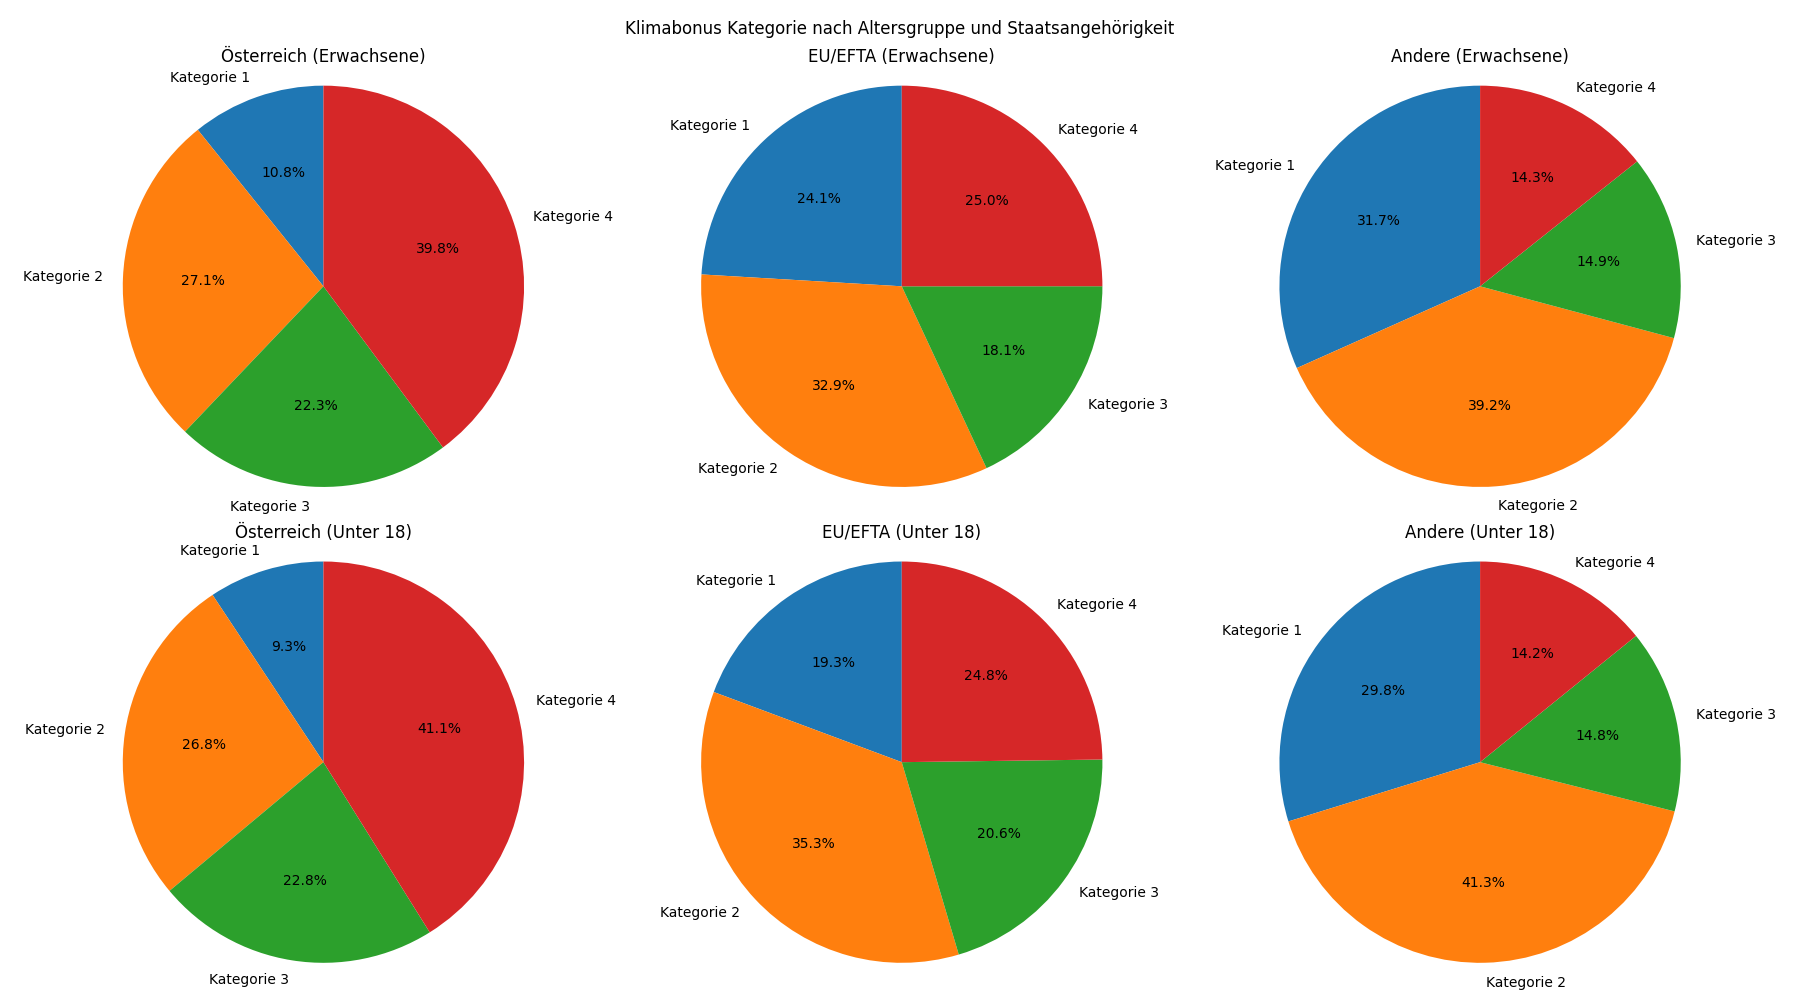

Python code for this plot:
import json
import matplotlib.pyplot as plt
import numpy as np

# Read the JSON data from the file
with open('merged_nationality_with_age.json', 'r', encoding='utf-8') as jsonfile:
    data = json.load(jsonfile)

# Initialize counters for each climate type and category
num_climates = 4  # There are 4 climate types
climate_labels = ['Kategorie 1', 'Kategorie 2', 'Kategorie 3', 'Kategorie 4']

austria_adult_counts = np.zeros(num_climates)
eu_efta_adult_counts = np.zeros(num_climates)
others_adult_counts = np.zeros(num_climates)

austria_underage_counts = np.zeros(num_climates)
eu_efta_underage_counts = np.zeros(num_climates)
others_underage_counts = np.zeros(num_climates)

# Iterate through the data and count the climate types for each category
for entry in data:
    climate_type = entry['climate_type'] - 1  # Climate types are 1-based
    
    austria_adult_counts[climate_type] += entry['austria_adult']
    eu_efta_adult_counts[climate_type] += entry['eu_efta_adult']
    others_adult_counts[climate_type] += entry['others_adult']
    
    austria_underage_counts[climate_type] += entry['austria_underage']
    eu_efta_underage_counts[climate_type] += entry['eu_efta_underage']
    others_underage_counts[climate_type] += entry['others_underage']

# Create pie charts for climate type distribution for each age and nationality combination
age_nationality_combinations = ['Österreich (Erwachsene)', 'EU/EFTA (Erwachsene)', 'Andere (Erwachsene)',
                                'Österreich (Unter 18)', 'EU/EFTA (Unter 18)', 'Andere (Unter 18)']

fig, axes = plt.subplots(2, 3, figsize=(18, 10))
fig.suptitle('Klimabonus Kategorie nach Altersgruppe und Staatsangehörigkeit')

# Plot pie charts for each combination
for i, ax in enumerate(axes.flat):
    counts = None
    title = age_nationality_combinations[i]

    if i == 0:
        counts = austria_adult_counts
    elif i == 1:
        counts = eu_efta_adult_counts
    elif i == 2:
        counts = others_adult_counts
    elif i == 3:
        counts = austria_underage_counts
    elif i == 4:
        counts = eu_efta_underage_counts
    elif i == 5:
        counts = others_underage_counts

    ax.pie(counts, labels=climate_labels, autopct='%1.1f%%', startangle=90)
    ax.axis('equal')
    ax.set_title(title)

plt.tight_layout()

plt.savefig('klimabonus_nationalities_age_groups.png')

plt.show()
